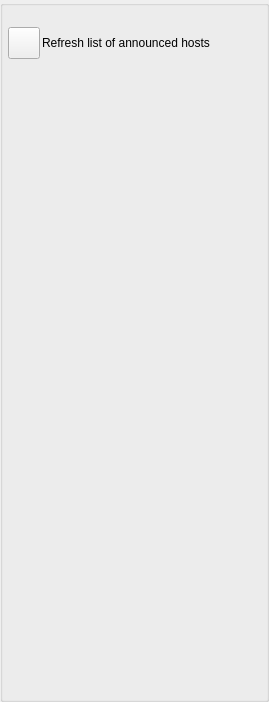
<?xml version="1.0" encoding="UTF-8"?>
<ui version="4.0">
 <class>AppletChatRoomListLocalViewUi</class>
 <widget class="QWidget" name="AppletChatRoomListLocalViewUi">
  <property name="geometry">
   <rect>
    <x>0</x>
    <y>0</y>
    <width>269</width>
    <height>702</height>
   </rect>
  </property>
  <property name="sizePolicy">
   <sizepolicy hsizetype="Expanding" vsizetype="Expanding">
    <horstretch>0</horstretch>
    <verstretch>0</verstretch>
   </sizepolicy>
  </property>
  <property name="windowTitle">
   <string>Search</string>
  </property>
  <property name="windowIcon">
   <iconset>
    <normaloff>:/TruthOrDare/Resources/ic_people_normal.png</normaloff>:/TruthOrDare/Resources/ic_people_normal.png</iconset>
  </property>
  <layout class="QGridLayout" name="gridLayout">
   <property name="leftMargin">
    <number>0</number>
   </property>
   <property name="topMargin">
    <number>0</number>
   </property>
   <property name="rightMargin">
    <number>0</number>
   </property>
   <property name="bottomMargin">
    <number>0</number>
   </property>
   <property name="spacing">
    <number>0</number>
   </property>
   <item row="0" column="0">
    <widget class="QGroupBox" name="ItemsGroupBox">
     <property name="minimumSize">
      <size>
       <width>0</width>
       <height>0</height>
      </size>
     </property>
     <property name="title">
      <string/>
     </property>
     <layout class="QVBoxLayout" name="verticalLayout">
      <property name="spacing">
       <number>2</number>
      </property>
      <property name="leftMargin">
       <number>5</number>
      </property>
      <property name="topMargin">
       <number>5</number>
      </property>
      <property name="rightMargin">
       <number>5</number>
      </property>
      <property name="bottomMargin">
       <number>5</number>
      </property>
      <item>
       <widget class="QLabel" name="m_ListDescriptionLabel">
        <property name="text">
         <string/>
        </property>
       </widget>
      </item>
      <item>
       <layout class="QHBoxLayout" name="horizontalLayout">
        <item>
         <widget class="VxPushButton" name="m_RefreshButton">
          <property name="sizePolicy">
           <sizepolicy hsizetype="Fixed" vsizetype="Fixed">
            <horstretch>0</horstretch>
            <verstretch>0</verstretch>
           </sizepolicy>
          </property>
          <property name="minimumSize">
           <size>
            <width>32</width>
            <height>32</height>
           </size>
          </property>
          <property name="maximumSize">
           <size>
            <width>32</width>
            <height>32</height>
           </size>
          </property>
          <property name="text">
           <string notr="true"/>
          </property>
         </widget>
        </item>
        <item>
         <widget class="QLabel" name="m_RefreshListLabel">
          <property name="text">
           <string>Refresh list of announced hosts</string>
          </property>
         </widget>
        </item>
       </layout>
      </item>
      <item>
       <widget class="QLabel" name="m_StatusLabel">
        <property name="text">
         <string notr="true"/>
        </property>
       </widget>
      </item>
      <item>
       <widget class="QLabel" name="m_InfoLabel">
        <property name="font">
         <font>
          <pointsize>10</pointsize>
         </font>
        </property>
        <property name="text">
         <string/>
        </property>
       </widget>
      </item>
      <item>
       <widget class="GuiHostedListWidget" name="m_HostedListWidget" native="true">
        <property name="sizePolicy">
         <sizepolicy hsizetype="Expanding" vsizetype="Expanding">
          <horstretch>0</horstretch>
          <verstretch>0</verstretch>
         </sizepolicy>
        </property>
       </widget>
      </item>
     </layout>
    </widget>
   </item>
  </layout>
 </widget>
 <customwidgets>
  <customwidget>
   <class>GuiHostedListWidget</class>
   <extends>QWidget</extends>
   <header>GuiHostedListWidget.h</header>
   <container>1</container>
  </customwidget>
  <customwidget>
   <class>VxPushButton</class>
   <extends>QPushButton</extends>
   <header>VxPushButton.h</header>
  </customwidget>
 </customwidgets>
 <resources/>
 <connections/>
</ui>
